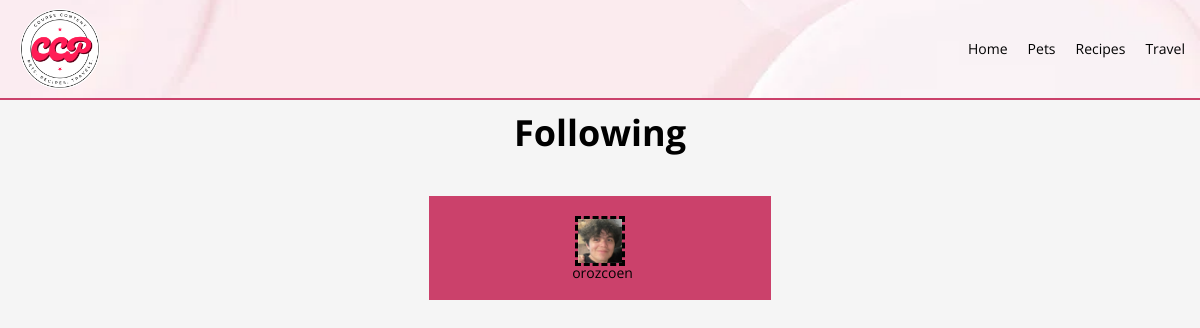
/users/igiallan/following/ (signed in), run on an earlier commit of the app's database.
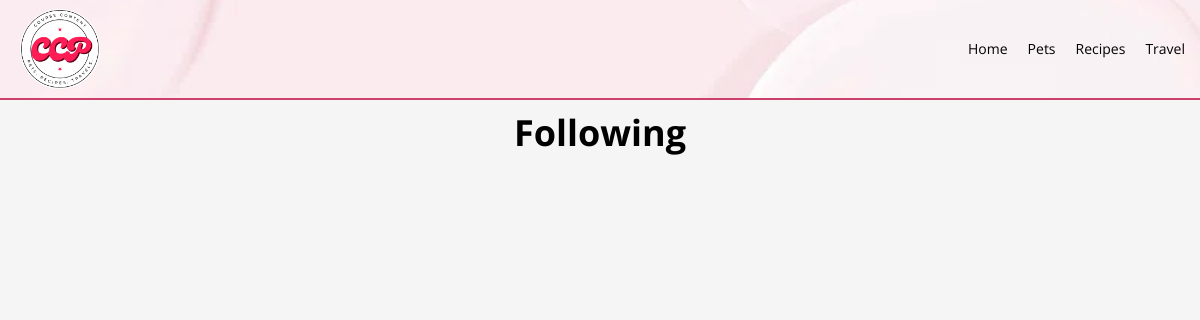
And on a later commit of the database.
### tables this page shows
CREATE TABLE following (
  username1 VARCHAR(20) NOT NULL,
  username2 VARCHAR(20) NOT NULL,
  PRIMARY KEY (username1, username2),
  FOREIGN KEY (username1) REFERENCES users(username) ON DELETE CASCADE,
  FOREIGN KEY (username2) REFERENCES users(username) ON DELETE CASCADE
);

CREATE TABLE users (
    username VARCHAR(20) NOT NULL PRIMARY KEY,
    fullname VARCHAR(40) NOT NULL,
    email VARCHAR(40) NOT NULL,
    filename VARCHAR(64) NOT NULL,
    alt VARCHAR(256) NOT NULL,
    password VARCHAR(256) NOT NULL
);

### ccp/views/user.py (the view)
@ccp.app.route('/users/<user_url_slug>/following/')
def show_user_following(user_url_slug):
    if 'username' not in flask.session:
        print('wrong')
        return flask.redirect(flask.url_for('show_login'))
    connection = ccp.model.get_db()
    logname = flask.session['username']  # fix after login
    followings = connection.execute(
        f"SELECT u.username AS user, \
            u.filename AS filename, f.username1 AS user1, \
            CASE \
                WHEN EXISTS (SELECT 1 FROM following \
                    WHERE username1 = '{logname}') THEN 'Following' \
                ELSE 'Not Following' \
            END AS follow_status \
        FROM users u JOIN following f ON u.username = f.username2 \
        WHERE f.username1 = '{user_url_slug}'"
    )
    following = followings.fetchall()
    context = {
        "following": following,
        "logname": logname,
    }
    return flask.render_template('following.html', **context)

### ccp/model.py (called while the page is built)
def dict_factory(cursor, row):
    return {col[0]: row[idx] for idx, col in enumerate(cursor.description)}

def get_db():
    if 'sqlite_db' not in flask.g:
        db_filename = ccp.app.config['DATABASE_FILENAME']
        flask.g.sqlite_db = sqlite3.connect(str(db_filename))
        flask.g.sqlite_db.row_factory = dict_factory
        flask.g.sqlite_db.execute("PRAGMA foreign_keys = ON")
    return flask.g.sqlite_db

### ccp/templates/following.html (shortened to what this page needs)
<!DOCTYPE html>
<html lang="en">
<head>
    <link rel="stylesheet" href="/static/css/html5reset.css">
    <link rel="stylesheet" href="/static/css/style.css">
</head>
<body>
    <header>
        <nav>
            <a class = "ccp-logo" href="/"><img src = "/static/images/ccp_logo.png" alt = "CCP Logo"/></a>
            <ul>
                <li><a href = "/">Home</a></li>
                <li><a href = "/pets/">Pets</a></li>
                <li><a href = "/recipes/">Recipes</a></li>
                <li><a href = "/travel/">Travel</a></li>
            </ul>
        </nav>
    </header>
    <main id = "main">
        <h1>Following</h1>
        <div class = "container" >
            {% for follow in following %}
            <div class = "box" style = "width: 30%;">
                <img src = "{{ url_for('download_file', filename=follow.filename) }}" width="50" height="50" alt = "follower profile">
                <a class = "bold" style = "margin-left: 5px;" href = "/users/{{follow.user}}/"> {{follow.user}}</a>
            </div>
            {% endfor %}
        </div>
    </main>
</body>
</html>

What changed in the data, as far as the page shows it:
removed following: filename (picture), user "orozcoen"
